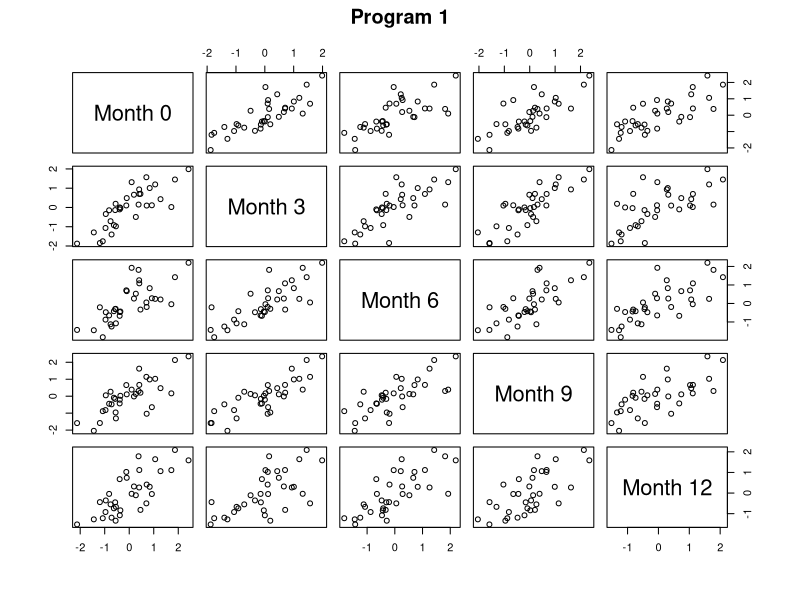
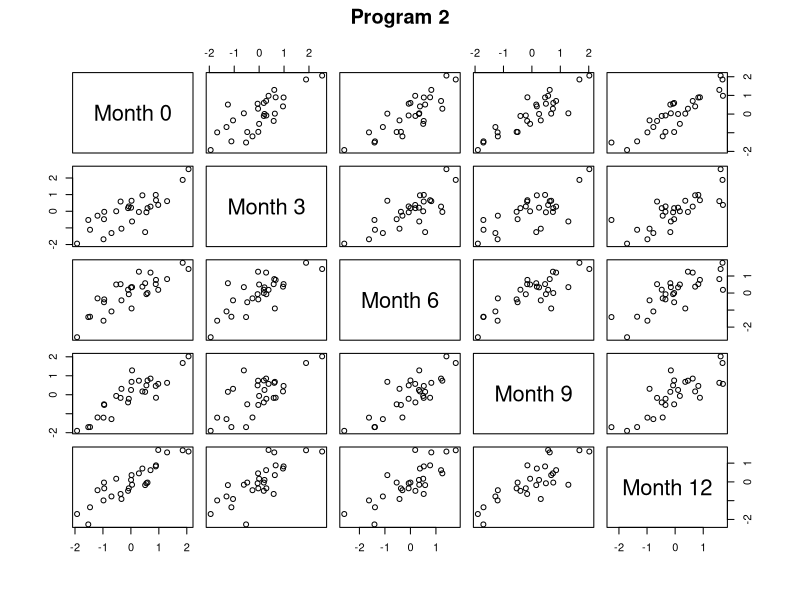
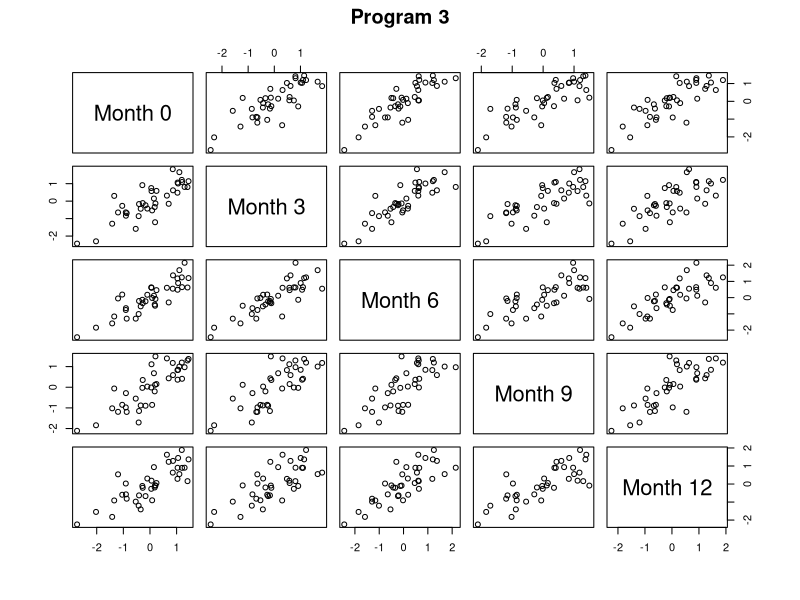
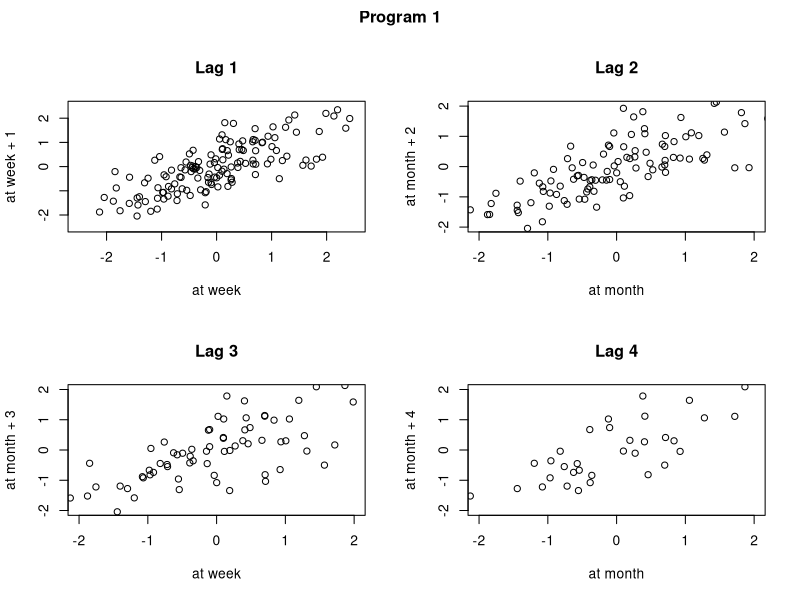
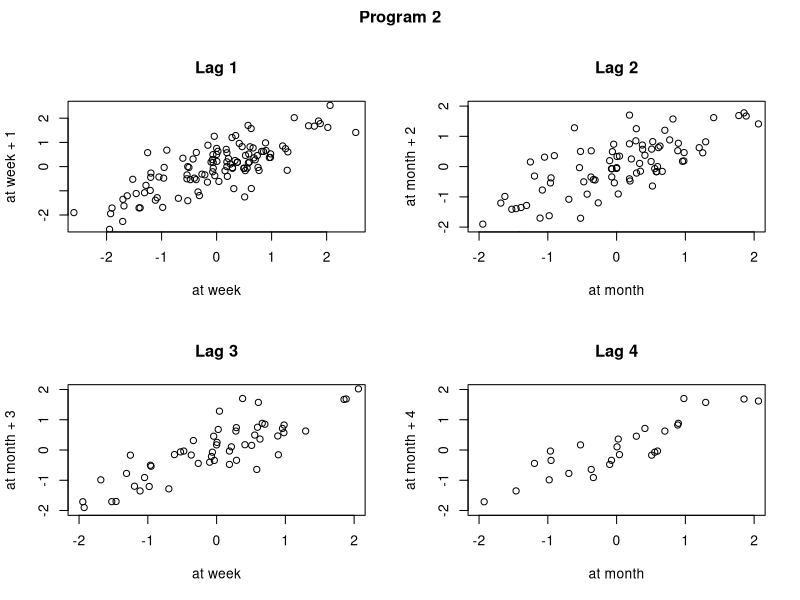
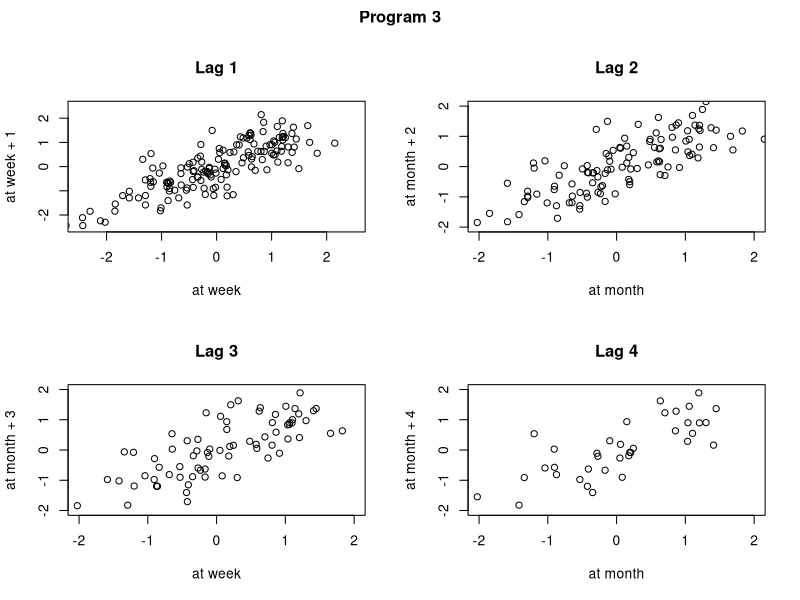
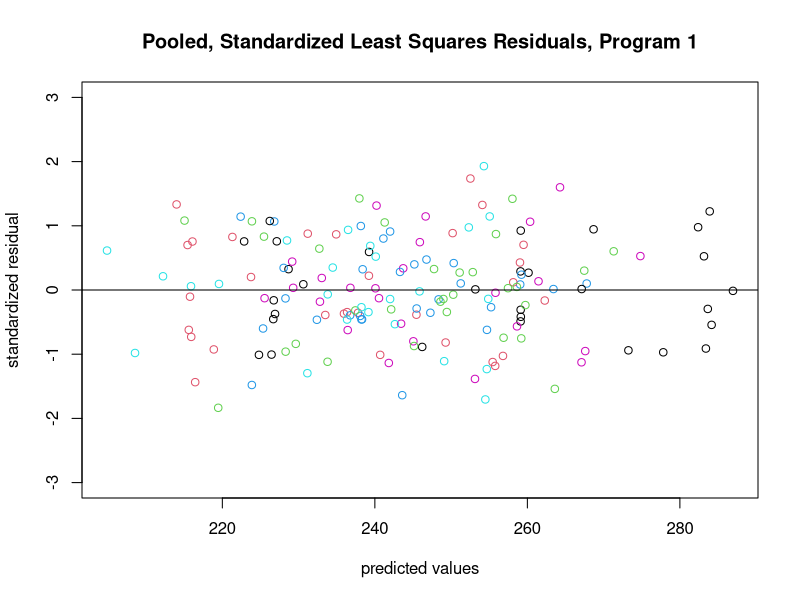
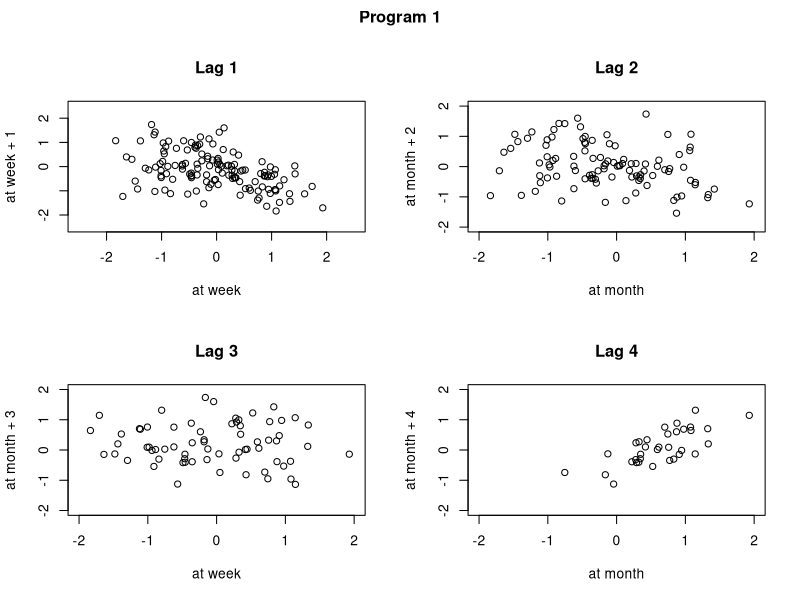

These figures' R source, in order:
#########################################################################
#
#   Weightloss data - three weightloss programs
#
#   1 = Control
#   2 = Diet + Exercise
#   3 = Diet Alone
#
#########################################################################

#  Read in the data -- they are already in the long form of one
#  observation per record

thedat.wide <- read.table("weightloss.dat",row.names=NULL)
colnames(thedat.wide) <-  c("id","month0","month1","month2","month3","month4","program")

#  Total number of individuals

m <- nrow(thedat.wide)

#########################################################################
#
#   Make separate plots by treatment group
#
#########################################################################

#  Extract the three groups and get summary statistics

onedat <- thedat.wide[thedat.wide$program==1,]
twodat <- thedat.wide[thedat.wide$program==2,]
threedat <- thedat.wide[thedat.wide$program==3,]

m.one <- nrow(onedat)
m.two <- nrow(twodat)
m.three <- nrow(threedat)

one.mean <- apply(onedat[,2:6],2,mean)
two.mean <- apply(twodat[,2:6],2,mean)
three.mean <- apply(threedat[,2:6],2,mean)

## > one.mean
##   month0   month1   month2   month3   month4 
## 248.4235 233.4824 240.5324 249.7176 248.5471 
## > two.mean
##   month0   month1   month2   month3   month4 
## 250.4714 216.3107 200.4821 167.0607 163.5286 
## > three.mean
##   month0   month1   month2   month3   month4 
## 246.8974 217.1000 218.0763 218.5684 209.0553

one.cov <- cov(onedat[,2:6])
two.cov <- cov(twodat[,2:6])
three.cov <- cov(threedat[,2:6])

## > one.cov
##          month0   month1   month2   month3   month4
## month0 288.2443 269.2783 219.6750 269.4853 238.7822
## month1 269.2783 383.8609 277.1973 337.8621 231.8051
## month2 219.6750 277.1973 324.0344 280.1430 247.9312
## month3 269.4853 337.8621 280.1430 435.2573 258.7870
## month4 238.7822 231.8051 247.9312 258.7870 334.9729
## > two.cov
##          month0   month1   month2   month3   month4
## month0 502.4806 372.5192 473.4102 460.9755 529.1542
## month1 372.5192 457.3358 405.2617 356.4049 438.4404
## month2 473.4102 405.2617 633.3052 478.0889 529.9320
## month3 460.9755 356.4049 478.0889 536.9684 493.2786
## month4 529.1542 438.4404 529.9320 493.2786 701.6266
## > three.cov
##          month0   month1   month2   month3   month4
## month0 437.9992 347.6230 422.3480 388.0267 384.8047
## month1 347.6230 413.9070 402.5338 354.3354 342.7157
## month2 422.3480 402.5338 540.4089 401.9533 426.5246
## month3 388.0267 354.3354 401.9533 497.1390 402.5894
## month4 384.8047 342.7157 426.5246 402.5894 519.2906

sqrt(diag(one.cov))
sqrt(diag(two.cov))
sqrt(diag(three.cov))

## > sqrt(diag(one.cov))
##   month0   month1   month2   month3   month4 
## 16.97776 19.59237 18.00095 20.86282 18.30226 
## > sqrt(diag(two.cov))
##   month0   month1   month2   month3   month4 
## 22.41608 21.38541 25.16556 23.17258 26.48823 
## > sqrt(diag(three.cov))
##   month0   month1   month2   month3   month4 
## 20.92843 20.34471 23.24670 22.29661 22.78795 

one.cor <- cov2cor(one.cov)
two.cor <- cov2cor(two.cov)
three.cor <- cov2cor(three.cov)

## > one.cor
##           month0    month1    month2    month3    month4
## month0 1.0000000 0.8095321 0.7187944 0.7608197 0.7684520
## month1 0.8095321 1.0000000 0.7859709 0.8265699 0.6464445
## month2 0.7187944 0.7859709 1.0000000 0.7459527 0.7525420
## month3 0.7608197 0.8265699 0.7459527 1.0000000 0.6777424
## month4 0.7684520 0.6464445 0.7525420 0.6777424 1.0000000
## > two.cor
##           month0    month1    month2    month3    month4
## month0 1.0000000 0.7770901 0.8392115 0.8874498 0.8911885
## month1 0.7770901 1.0000000 0.7530285 0.7192033 0.7739982
## month2 0.8392115 0.7530285 1.0000000 0.8198375 0.7949881
## month3 0.8874498 0.7192033 0.8198375 1.0000000 0.8036462
## month4 0.8911885 0.7739982 0.7949881 0.8036462 1.0000000
## > three.cor
##           month0    month1    month2    month3    month4
## month0 1.0000000 0.8164328 0.8681057 0.8315455 0.8068606
## month1 0.8164328 1.0000000 0.8511178 0.7811317 0.7392261
## month2 0.8681057 0.8511178 1.0000000 0.7754886 0.8051515
## month3 0.8315455 0.7811317 0.7754886 1.0000000 0.7923520
## month4 0.8068606 0.7392261 0.8051515 0.7923520 1.0000000

#  Scatterplot matrices

one.centscale <- scale(onedat[,2:6],center=one.mean,scale=sqrt(diag(one.cov)))
two.centscale <- scale(twodat[,2:6],center=two.mean,scale=sqrt(diag(two.cov)))
three.centscale <- scale(threedat[,2:6],center=three.mean,scale=sqrt(diag(three.cov)))

monthlab <- c("Month 0","Month 3","Month 6","Month 9","Month 12")

pdf("program1.scatter.pdf",width=8)
pairs(one.centscale,label=monthlab,oma=c(5,5,5,5),main="Program 1")
graphics.off()

pdf("program2.scatter.pdf",width=8)
pairs(two.centscale,label=monthlab,oma=c(5,5,5,5),main="Program 2")
graphics.off()

pdf("program3.scatter.pdf",width=8)
pairs(three.centscale,label=monthlab,oma=c(5,5,5,5),main="Program 3")
graphics.off()

#  Pooled covariance/correlation

cov.pooled <- ( (m.one-1)*one.cov + (m.two-1)*two.cov + (m.three-1)*three.cov )/(m-3)
corr.pooled <- cov2cor(cov.pooled)

## > cov.pooled
##          month0   month1   month2   month3   month4
## month0 405.0001 327.8995 367.6106 368.0035 375.3067
## month1 327.8995 415.7736 360.6528 349.3071 331.6282
## month2 367.6106 360.6528 492.6547 381.7051 394.5495
## month3 368.0035 349.3071 381.7051 487.1730 378.9103
## month4 375.3067 331.6282 394.5495 378.9103 507.3379
## > corr.pooled
##           month0    month1    month2    month3    month4
## month0 1.0000000 0.7990699 0.8229798 0.8284815 0.8279615
## month1 0.7990699 1.0000000 0.7968739 0.7761353 0.7220619
## month2 0.8229798 0.7968739 1.0000000 0.7791392 0.7891900
## month3 0.8284815 0.7761353 0.7791392 1.0000000 0.7621600
## month4 0.8279615 0.7220619 0.7891900 0.7621600 1.0000000

#  Autocorrelation function and lag plots -- could write a generic function
#  for length n but too lazy

ac.func <- function(centscale){
   ac.lag1 <- cor(c(centscale[,1],centscale[,2],centscale[,3],centscale[,4]),
        c(centscale[,2],centscale[,3],centscale[,4],centscale[,5]))
   ac.lag2 <- cor(c(centscale[,1],centscale[,2],centscale[,3]),
        c(centscale[,3],centscale[,4],centscale[,5]))
   ac.lag3 <- cor(c(centscale[,1],centscale[,2]),c(centscale[,4],centscale[,5]))
   ac.lag4 <- cor(centscale[,1],centscale[,5])
   ac <- c(ac.lag1,ac.lag2,ac.lag3,ac.lag4)
   ac
}

ac.one <- ac.func(one.centscale)
ac.two <- ac.func(two.centscale)
ac.three <- ac.func(three.centscale)

## > ac.one
## [1] 0.7547995 0.7659688 0.7036321 0.7684520
## > ac.two
## [1] 0.7884006 0.7844676 0.8307240 0.8911885
## > ac.three
## [1] 0.8088478 0.8181296 0.7853858 0.8068606


lag.plot <- function(plotname,plottitle,centscale){
    pdf(plotname,width=8)
    par(mfrow=c(2,2), oma=c(0,0,2,0))

    plot(c(centscale[,1],centscale[,2],centscale[,3],centscale[,4]),
        c(centscale[,2],centscale[,3],centscale[,4],centscale[,5]), 
        xlab="at week",ylab="at week + 1",xlim=c(-2.5,2.5),ylim=c(-2.5,2.5))
    title("Lag 1")

   plot(c(centscale[,1],centscale[,2],centscale[,3]),
        c(centscale[,3],centscale[,4],centscale[,5]),xlab="at month",
        ylab="at month + 2",xlim=c(-2,2),ylim=c(-2,2))
    title("Lag 2")

    plot(c(centscale[,1],centscale[,2]),c(centscale[,4],centscale[,5]),
        xlab="at week",ylab="at month + 3",xlim=c(-2,2),ylim=c(-2,2))
    title("Lag 3")
    
    plot(centscale[,1],centscale[,5],xlab="at month",
        ylab="at month + 4",xlim=c(-2,2),ylim=c(-2,2))
    title("Lag 4")

    title(plottitle,outer=TRUE)
    graphics.off()
}
    
lag.plot("program1.lag.pdf","Program 1",one.centscale)
lag.plot("program2.lag.pdf","Program 2",two.centscale)
lag.plot("program3.lag.pdf","Program 3",three.centscale)

#  Within-individual correlation

#  Reconfigure as one observation per record ("long" format) and sort
#  in id order

thedat.long <- reshape(thedat.wide,varying=c("month0","month1","month2","month3","month4"),
            v.names="weight",idvar="id",times=c(0,3,6,9,12),timevar="month",direction="long")

thedat.long <- thedat.long[order(thedat.long$id),]

within.reg <- function(regdat,residplotname,lagplotname,plottitle){

    ids <- unique(regdat[,1])
    m <- length(ids)
    reg.list <- as.list(1:m)
    for (i in 1:m){
          reg.list[[i]] <- regdat[regdat$id==ids[i],]
    }  

    reg.fits <- lapply(reg.list,FUN=function(u){lm(weight ~ month,data=u)})
    reg.residuals <- sapply(reg.fits,residuals)
    reg.pred <- sapply(reg.fits,fitted.values)

    reg.var <- sum(reg.residuals^2)/(m*5-m*2)
    reg.stdresid <- reg.residuals/sqrt(reg.var)

    pdf(residplotname,width=8)
       matplot(reg.pred,reg.stdresid,xlab="predicted values",
        ylab="standardized residual",ylim=c(-3,3),pch=rep(1,m))
      abline(h=0)
      title(paste("Pooled, Standardized Least Squares Residuals,",plottitle))
    graphics.off()

#  Calculate the estimated autocorrelation function

    reg.lagresid <- t(reg.stdresid)
    acf <- ac.func(reg.lagresid)

#  Plot the pooled lagged residuals

    lag.plot(lagplotname,plottitle,reg.lagresid)

#  Return autocorrelation function and pooled within-subject variance estimate
    
    return(list(acf=acf,reg.var=reg.var))
}       

one.regdat <- thedat.long[thedat.long$program==1,]
two.regdat <- thedat.long[thedat.long$program==2,]
three.regdat <- thedat.long[thedat.long$program==3,]

ac.within.one <-  within.reg(one.regdat,"program1.resid.pdf","program1.withinlag.pdf","Program 1")
ac.within.two <- within.reg(two.regdat,"program2.resid.pdf","program2.withinlag.pdf","Program 2")
ac.within.three <- within.reg(three.regdat,"program3.resid.pdf","program3.withinlag.pdf","Program 3")

## > ac.within.one$acf
## [1] -0.45783236 -0.31617228 -0.05973742  0.71891553
## > ac.within.one$reg.var
## [1] 145.8541
## > ac.within.two$acf
## [1] -0.58128590 -0.02545299 -0.38791865  0.43458802
## > ac.within.two$reg.var
## [1] 204.2702
## > ac.within.three$acf
## [1] -0.4538525 -0.4253651  0.1069522  0.4866333
## > ac.within.three$reg.var
## [1] 185.0339

